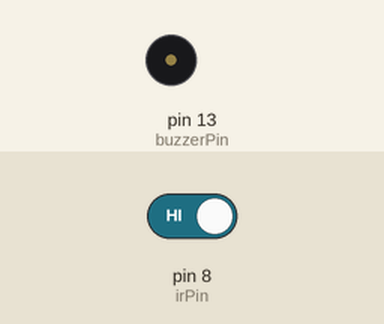
A sketch run on a simulated Arduino Uno, built with avr-gcc and run on an emulated ATmega328P. On the bench: buzzer (waves = sounding, pin HIGH). The test bench sets the inputs (shaded band); at power-on: pin 8 (irPin) HIGH.

Above: at 1.2 s.
1.3 s: pin 8 (irPin) driven LOW
At 1.6 s:
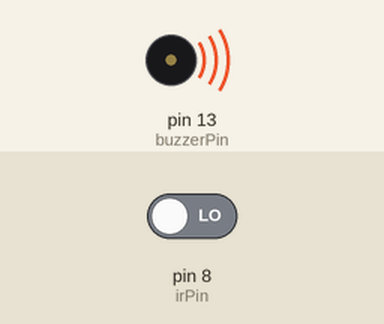
2.8 s: pin 8 (irPin) driven HIGH
At 4.0 s:
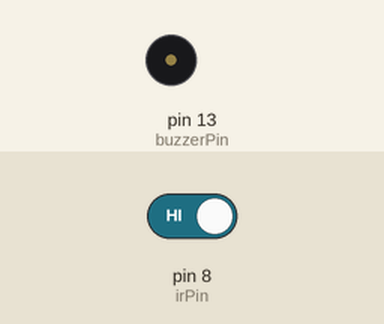
Timing chart, 0 to 5.8 s (numbered marks = the images above; inputs shaded):
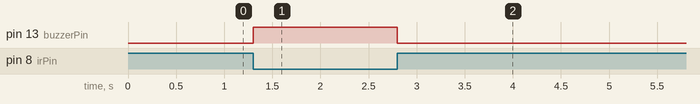

The sketch:

end_semester_lab.ino
```cpp
const int buzzerPin = 13; // Pin number for the buzzer
const int irPin = 8;      // Pin number for the IR sensor

void setup() {
  Serial.begin(9600);         // Initializes serial communication with a baud rate of 9600 bits per second.
  pinMode(buzzerPin, OUTPUT); // Initialize the buzzer pin as an output
  pinMode(irPin, INPUT);      // Initialize the IR sensor pin as an input
}

void loop() {
  // Read the state of the IR sensor
  int irState = digitalRead(irPin);

  // Check if the IR sensor detects an obstacle
  if (irState == LOW) {
    // Turn on the buzzer if obstacle detected
    digitalWrite(buzzerPin, HIGH);
  } else {
    // Turn off the buzzer if no obstacle detected
    digitalWrite(buzzerPin, LOW);
  }
}
```

Measured:
- after the input at 1.3 s, pin 13 (buzzerPin): LOW → HIGH at once
- after the input at 2.8 s, pin 13 (buzzerPin): HIGH → LOW at once
